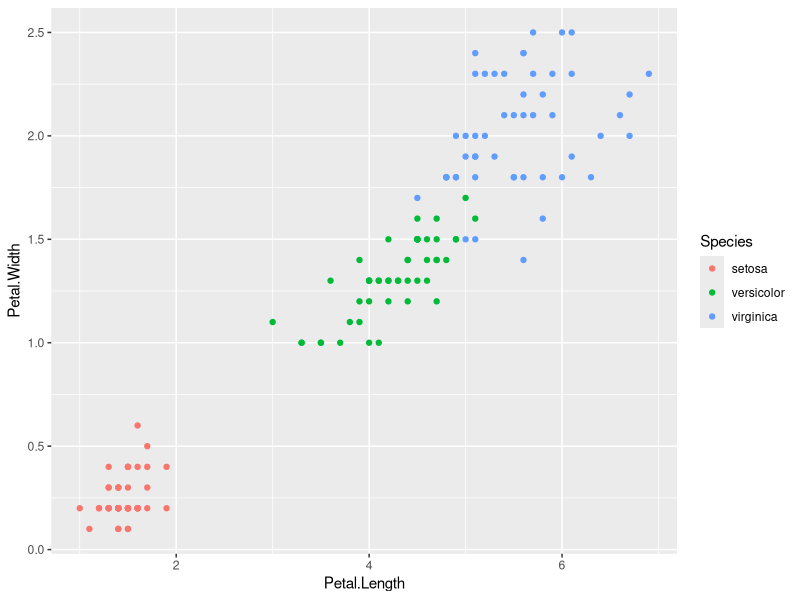
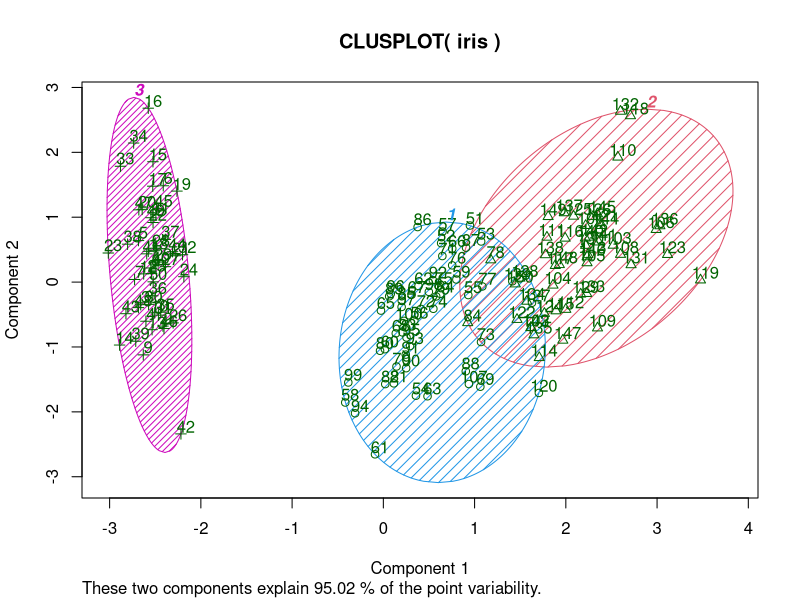

Write the R code that produced these figures, in order.
## ---- chunk 1
library(knitr)
knitr::opts_chunk$set(tidy=T, 
               fig.width=8,
               fig.height=6,
               fig.align='center',
               warning=FALSE,
               message=FALSE,
               echo=TRUE)
options(width = 120)
data(iris); attach(iris)
## ---- chunk 2
library(datasets)
head(iris)
## ---- chunk 3
library(ggplot2)
ggplot(iris, aes(Petal.Length, Petal.Width, color = Species)) + 
  geom_point()
## ---- chunk 4
set.seed(20)
irisCluster <- kmeans(iris[, 3:4], 3, nstart = 20)
irisCluster
## ---- chunk 5
table(irisCluster$cluster, iris$Species)
## ---- chunk 6
irisCluster$cluster <- as.factor(irisCluster$cluster)
centers=as.data.frame(irisCluster$centers)
centers$Species = as.numeric(rownames(centers))
colnames(centers)
centers

library(cluster)
clusplot(iris, irisCluster$cluster, color=TRUE, shade=TRUE, 
  	labels=2, lines=0)

## ---- chunk 7
irisCluster$centers
as.data.frame(as.table(irisCluster$centers))
## ---- chunk 8
sessionInfo()
